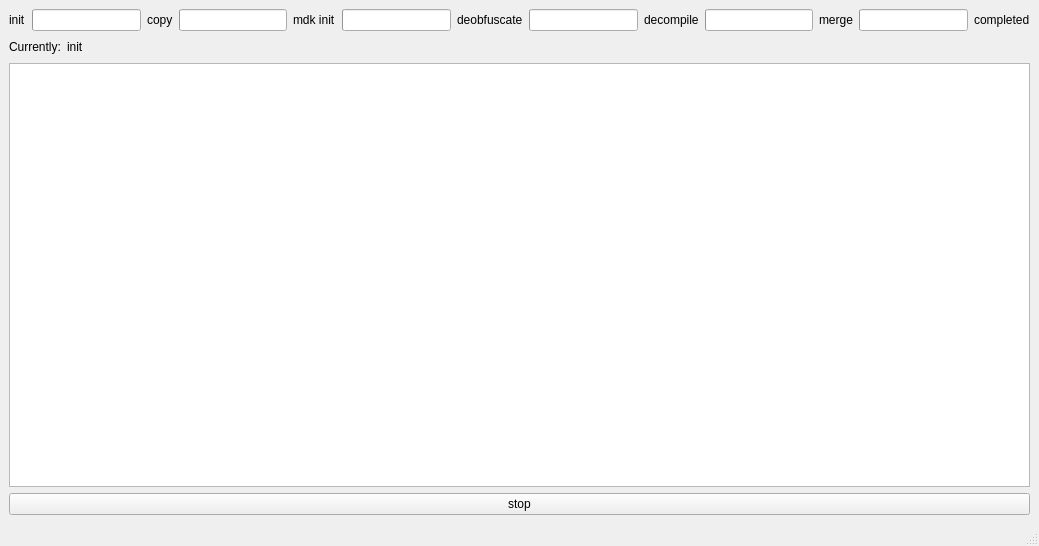
<?xml version="1.0" encoding="UTF-8"?>
<ui version="4.0">
 <class>MDGProgressWindow</class>
 <widget class="QMainWindow" name="MDGProgressWindow">
  <property name="geometry">
   <rect>
    <x>0</x>
    <y>0</y>
    <width>1039</width>
    <height>546</height>
   </rect>
  </property>
  <property name="maximumSize">
   <size>
    <width>16777215</width>
    <height>16777215</height>
   </size>
  </property>
  <property name="windowTitle">
   <string>MDGProgressWindow</string>
  </property>
  <widget class="QWidget" name="centralwidget">
   <property name="enabled">
    <bool>true</bool>
   </property>
   <property name="autoFillBackground">
    <bool>false</bool>
   </property>
   <layout class="QVBoxLayout" name="verticalLayout">
    <item>
     <layout class="QHBoxLayout" name="horizontalLayout">
      <item>
       <widget class="QLabel" name="label_9">
        <property name="text">
         <string>init</string>
        </property>
       </widget>
      </item>
      <item>
       <widget class="QProgressBar" name="init_progress_bar">
        <property name="accessibleName">
         <string/>
        </property>
        <property name="value">
         <number>0</number>
        </property>
        <property name="textVisible">
         <bool>false</bool>
        </property>
       </widget>
      </item>
      <item>
       <widget class="QLabel" name="label">
        <property name="text">
         <string>copy</string>
        </property>
       </widget>
      </item>
      <item>
       <widget class="QProgressBar" name="copy_progress_bar">
        <property name="accessibleName">
         <string/>
        </property>
        <property name="value">
         <number>0</number>
        </property>
        <property name="textVisible">
         <bool>false</bool>
        </property>
       </widget>
      </item>
      <item>
       <widget class="QLabel" name="label_4">
        <property name="text">
         <string>mdk init</string>
        </property>
       </widget>
      </item>
      <item>
       <widget class="QProgressBar" name="mdk_init_progress_bar">
        <property name="value">
         <number>0</number>
        </property>
        <property name="textVisible">
         <bool>false</bool>
        </property>
       </widget>
      </item>
      <item>
       <widget class="QLabel" name="label_5">
        <property name="text">
         <string>deobfuscate</string>
        </property>
       </widget>
      </item>
      <item>
       <widget class="QProgressBar" name="deobf_progress_bar">
        <property name="value">
         <number>0</number>
        </property>
        <property name="textVisible">
         <bool>false</bool>
        </property>
       </widget>
      </item>
      <item>
       <widget class="QLabel" name="label_6">
        <property name="text">
         <string>decompile</string>
        </property>
       </widget>
      </item>
      <item>
       <widget class="QProgressBar" name="decomp_progress_bar">
        <property name="value">
         <number>0</number>
        </property>
        <property name="textVisible">
         <bool>false</bool>
        </property>
       </widget>
      </item>
      <item>
       <widget class="QLabel" name="label_7">
        <property name="text">
         <string>merge</string>
        </property>
       </widget>
      </item>
      <item>
       <widget class="QProgressBar" name="merge_progress_bar">
        <property name="value">
         <number>0</number>
        </property>
        <property name="textVisible">
         <bool>false</bool>
        </property>
       </widget>
      </item>
      <item>
       <widget class="QLabel" name="label_8">
        <property name="text">
         <string>completed</string>
        </property>
       </widget>
      </item>
     </layout>
    </item>
    <item>
     <layout class="QHBoxLayout" name="horizontalLayout_3">
      <item>
       <widget class="QLabel" name="label_2">
        <property name="text">
         <string>Currently:</string>
        </property>
       </widget>
      </item>
      <item>
       <widget class="QLabel" name="currently_label">
        <property name="text">
         <string>init</string>
        </property>
       </widget>
      </item>
      <item>
       <spacer name="horizontalSpacer">
        <property name="orientation">
         <enum>Qt::Horizontal</enum>
        </property>
        <property name="sizeHint" stdset="0">
         <size>
          <width>40</width>
          <height>20</height>
         </size>
        </property>
       </spacer>
      </item>
     </layout>
    </item>
    <item>
     <widget class="QTextEdit" name="logger_text_edit">
      <property name="accessibleName">
       <string/>
      </property>
      <property name="readOnly">
       <bool>true</bool>
      </property>
     </widget>
    </item>
    <item>
     <widget class="QPushButton" name="stop_button">
      <property name="text">
       <string>stop</string>
      </property>
     </widget>
    </item>
   </layout>
  </widget>
  <widget class="QMenuBar" name="menubar">
   <property name="geometry">
    <rect>
     <x>0</x>
     <y>0</y>
     <width>1039</width>
     <height>22</height>
    </rect>
   </property>
  </widget>
  <widget class="QStatusBar" name="statusbar"/>
 </widget>
 <resources/>
 <connections/>
</ui>
